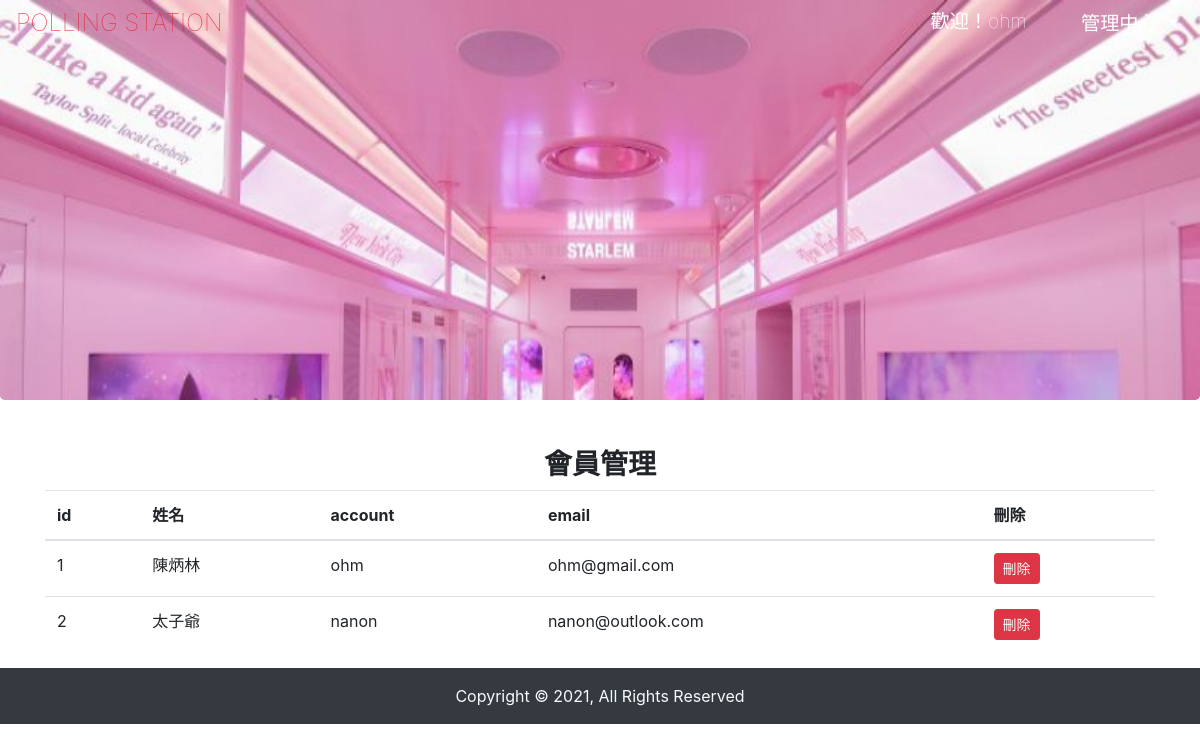
Page /backend/index.php?do=member (signed in) on the committed database.
### tables this page shows
CREATE TABLE `ad` (
  `id` int(11) UNSIGNED NOT NULL,
  `name` varchar(64) NOT NULL,
  `sh` tinyint(1) UNSIGNED NOT NULL,
  `intro` varchar(64) DEFAULT NULL
);

CREATE TABLE `users` (
  `id` int(11) UNSIGNED NOT NULL,
  `account` varchar(12) NOT NULL,
  `password` varchar(12) NOT NULL,
  `email` varchar(24) NOT NULL,
  `name` varchar(12) NOT NULL,
  `gender` varchar(1) NOT NULL,
  `birthday` date NOT NULL,
  `login_id` int(11) UNSIGNED NOT NULL
);

### api/db.php (called while the page is built, shortened)
<?php
    $dsn="mysql:host=localhost;charset=utf8;dbname=s1100410";
    $pdo=new PDO($dsn,'s1100410','s1100410');
    function rows($table,$array){
        global $pdo;
        $sql="SELECT count(*) FROM `$table` WHERE ";
            foreach($array as $key=>$value){
                $tmp[]="`$key`='$value'";
            }
            $sql=$sql. implode(" AND ",$tmp);
        return $pdo->query($sql)->fetchColumn();
    }
function all($table,...$arg){
    global $pdo;
    $sql="SELECT * FROM `$table` ";
    if(isset($arg[0])){
        if(is_array($arg[0])){
            foreach($arg[0] as $key=>$value){
                $tmp[]="`$key`='$value'";
            }
            $sql=$sql."where " . implode(" AND ",$tmp);
        }else{
            $sql=$sql.$arg[0];
        }
    }
    $rows=$pdo->query($sql)->fetchAll(PDO::FETCH_ASSOC);
    return $rows;
}
?>

### backend/member.php (the view)
<h3 class='text-center font-weight-bold'>會員管理</h3>
<?php
$subjects = all('users');
echo "<table class='table'>";
echo "<thead>";
echo "<tr>";
echo "<th scope='col'>id</th>";
echo "<th scope='col'>姓名</th>";
echo "<th scope='col'>account</th>";
echo "<th scope='col'>email</th>";
echo "<th scope='col'>刪除</th>";
echo "</tr>";
foreach ($subjects as $key => $value) {
    if (rows('users', ['id' => $value['id']]) > 0) {
        echo "<tr>";
    }
    if (isset($_SESSION['user'])) {
        echo "<td>{$value['id']}</td>";
        echo  "<td>{$value['name']}</td>";
        echo  "<td>{$value['account']}</td>";
        echo  "<td>{$value['email']}</td>";
        echo  "<td><a class='btn btn-danger btn-sm' href='../api/del_user.php?id={$value['id']}'>刪除</a></td>";
        echo "</tr>";
        echo "</thead>";
    }
}
echo "</table>";
?>

### backend/index.php (shortened to what this page needs)
<?php include_once "../api/db.php";
?>
<!DOCTYPE html>
<html lang="en">
<head>
  <link rel="stylesheet" href="../css/style.css">
  <link rel="stylesheet" href="https://cdnjs.cloudflare.com/ajax/libs/font-awesome/6.0.0-beta3/css/all.min.css">
  <link rel="stylesheet" href="https://stackpath.bootstrapcdn.com/bootstrap/4.1.3/css/bootstrap.min.css">
</head>
<body>
  <nav id="mainNavbar" class="navbar navbar-dark navbar-expand-md py-0 fixed-top">
    <a href="./index.php" class="navbar-brand bs">POLLING STATION</a>
    <div class="collapse navbar-collapse justify-content-end" id="navLinks">
      <ul class="navbar-nav">
        <li class="nav-item">
          <?php
          if (isset($_SESSION['user'])) {
            echo "<span class='pr-5 text-white'>歡迎！{$_SESSION['user']}</span>";
          ?>
        </li>
        <li class="nav-item">
          <div class="btn-group">
            <button type="button" class="dropdown-toggle btn-outline" data-toggle="dropdown" data-display="static" aria-expanded="false">
              管理中心
            </button>
          </div>
        </li>
        <?php
          }
        ?>
      </ul>
    </div>
  </nav>
  <div class="jumbotron p-0 mb-0" style="overflow:hidden;height:400px">
    <a href="index.php">
      <div id="carouselExampleSlidesOnly" class="carousel slide  position-relative" data-ride="carousel">
        <div class="carousel-inner position-absolute">
          <?php
          $images = all('ad', ['sh' => 1]);
          foreach ($images as $key => $image) {
            if ($key == 0) {
              echo "<div class='carousel-item active'>";
            } else {
              echo "<div class='carousel-item'>";
            }
            echo "  <img class='d-block w-100' style='height:100vh ;' src='../image/{$image['name']}' alt='{$image['intro']}'>";
            echo "</div>";
          }
          ?>
        </div>
      </div>
    </a>
  </div>
  <div class="container mt-5">
    <?php
    $do = (isset($_GET['do'])) ? $_GET['do'] : 'manage_vote';
    $file = $do . ".php";
    if (file_exists($file)) {
      include $file;
    } else {
      include "manage_vote.php";
    }
    ?>
  </div>
  <div class="p-3 text-center text-light bg-dark"> Copyright © 2021, All Rights Reserved</div>
</body>
</html>

### css/style.css (style rules this page uses)
html { scroll-behavior: smooth; }
body { background: #f5d9d5; font-family: "Nunito", sans-serif; margin: 0; padding: 0; overflow-x: hidden; }
#mainNavbar { font-size: 1.2rem; font-weight: 100; }
#mainNavbar .navbar-brand { color: #EA1C2C; font-size: 1.5rem; }
.btn-outline { background-color: transparent; border: none; color: white; font-weight: 100; }

### rows in the picture
ad: name (picture)
users: id "1", name "陳炳林", account "ohm", email "ohm@gmail.com"
users: id "2", name "太子爺", account "nanon", email "nanon@outlook.com"

### other values in the picture
$_SESSION['user'] "ohm"
